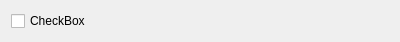
<?xml version="1.0" encoding="UTF-8"?>
<ui version="4.0">
 <class>ChannelWidget</class>
 <widget class="QWidget" name="ChannelWidget">
  <property name="geometry">
   <rect>
    <x>0</x>
    <y>0</y>
    <width>400</width>
    <height>40</height>
   </rect>
  </property>
  <property name="windowTitle">
   <string>Form</string>
  </property>
  <layout class="QHBoxLayout" name="horizontalLayout">
   <item>
    <widget class="QCheckBox" name="checkBox">
     <property name="text">
      <string>CheckBox</string>
     </property>
     <property name="checked">
      <bool>false</bool>
     </property>
    </widget>
   </item>
  </layout>
 </widget>
 <resources/>
 <connections/>
</ui>
